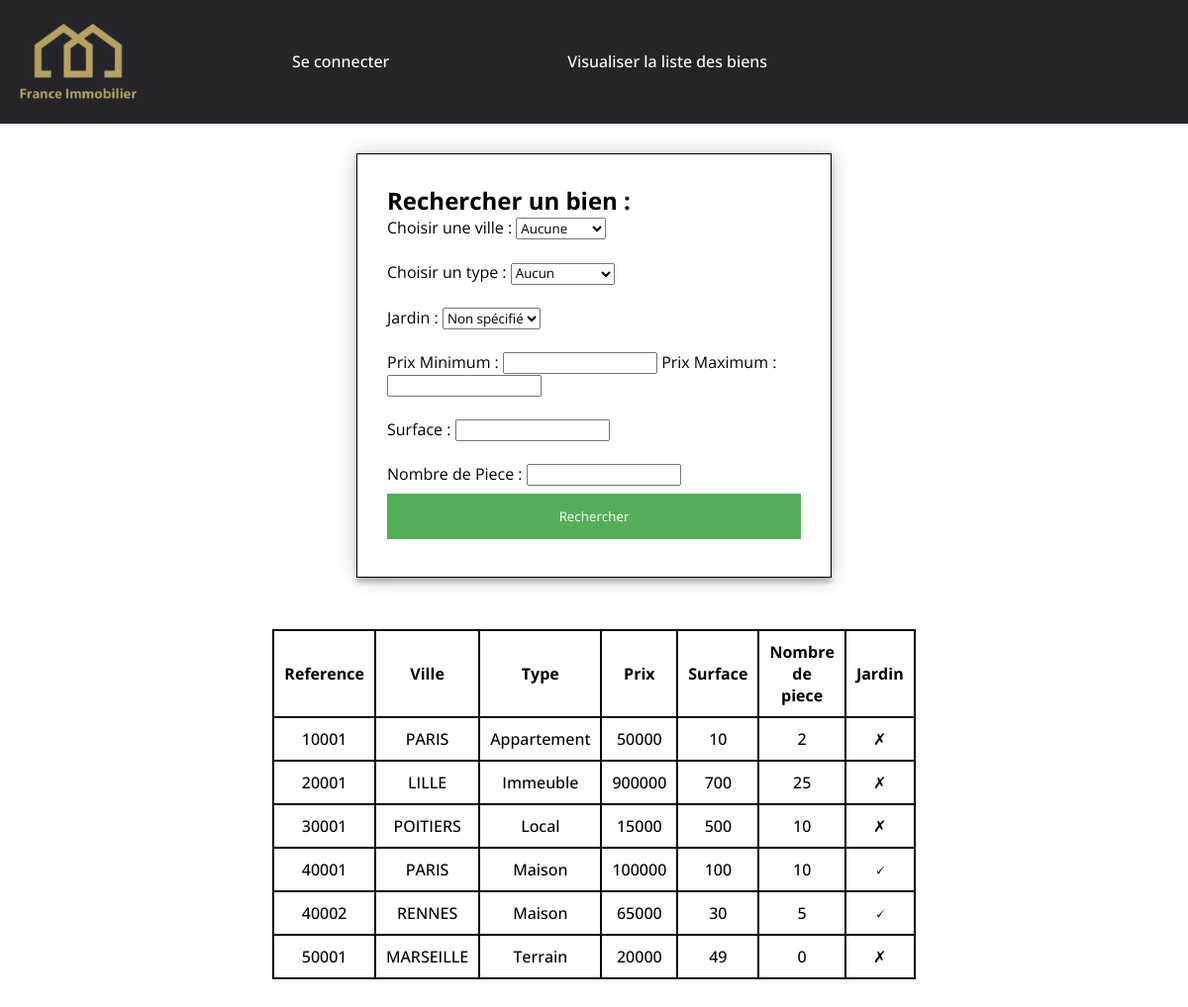
The app's page /vuescontroleurs/listeBiens.php, older data.
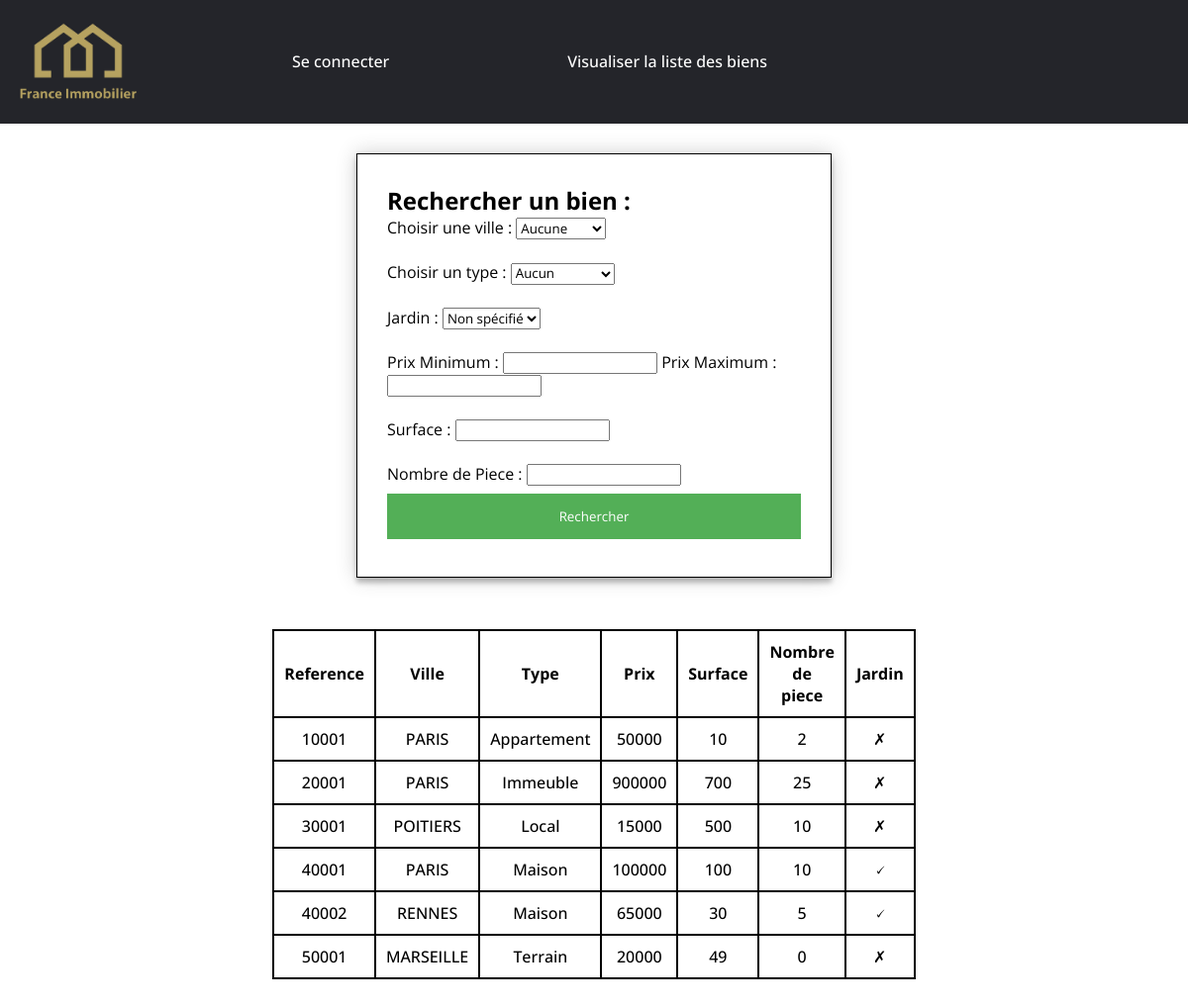
The same page, newer data.
### tables this page shows
CREATE TABLE `biens` (
  `reference` int(10) NOT NULL,
  `ville` varchar(20) NOT NULL,
  `type` varchar(20) NOT NULL,
  `description` varchar(1000) NOT NULL,
  `prix` int(10) NOT NULL,
  `surface` int(10) NOT NULL,
  `nbpiece` int(5) NOT NULL,
  `jardin` tinyint(1) NOT NULL
);

### modeles/mesFonctionsAccesBDD.php (called while the page is built, shortened)
<?php
function getLesBiens($pdo, $ville, $type, $jardin, $prixmin, $prixmax, $surface, $nbpiece) {
    $pdostatement = $pdo->prepare("SELECT * FROM biens WHERE ville LIKE :rechVille AND type LIKE :rechType AND jardin LIKE :rechJardin AND prix BETWEEN :rechPrixmin AND :rechPrixmax AND surface >= :rechSurface AND nbpiece >= :rechPiece");
    $bv1 = $pdostatement->bindValue(':rechVille', $ville, PDO::PARAM_STR);
    $bv2 = $pdostatement->bindValue(':rechType', $type, PDO::PARAM_STR);
    $bv3 = $pdostatement->bindValue(':rechJardin', $jardin, PDO::PARAM_STR);
    $bv4 = $pdostatement->bindValue(':rechPrixmin', $prixmin, PDO::PARAM_INT);
    $bv5 = $pdostatement->bindValue(':rechPrixmax', $prixmax, PDO::PARAM_INT);
    $bv6 = $pdostatement->bindValue(':rechSurface', $surface, PDO::PARAM_INT);
    $bv7 = $pdostatement->bindValue(':rechPiece', $nbpiece, PDO::PARAM_INT);
    $exec = $pdostatement->execute();
    $resultat = $pdostatement->fetchAll();
    return $resultat;
}
function getPrixMax($pdo) {
    $pdostatement = $pdo->prepare("SELECT MAX(prix) FROM biens");
    $exec = $pdostatement->execute();
    $resultat = $pdostatement->fetch();
    $resultatint = intval($resultat[0]);
    return $resultatint;
}
function getPrixMin($pdo) {
    $pdostatement = $pdo->prepare("SELECT MIN(prix) FROM biens");
    $exec = $pdostatement->execute();
    $resultat = $pdostatement->fetch();
    $resultatint = intval($resultat[0]);
    return $resultatint;
}
function getSurfacemin($pdo) {
    $pdostatement = $pdo->prepare("SELECT MIN(surface) FROM biens");
    $exec = $pdostatement->execute();
    $resultat = $pdostatement->fetch();
    $resultatint = intval($resultat[0]);
    return $resultatint;
}
function getNbPiecemin($pdo) {
    $pdostatement = $pdo->prepare("SELECT MIN(nbpiece) FROM biens");
    $exec = $pdostatement->execute();
    $resultat = $pdostatement->fetch();
    $resultatint = intval($resultat[0]);
    return $resultatint;
}

### vuescontroleurs/listeBiens.php (the view, shortened to what this page needs)
<?php
include_once'../inc/entete.inc';
include_once '../modeles/mesFonctionsAccesBDD.php';
$lePdo = connexionBDD();
?>
<div>
    <form id="rechercheBien" method="post" action="<?php echo htmlspecialchars($_SERVER["PHP_SELF"]); ?>">
        <h2>Rechercher un bien :</h2>
        <label for="rechVille">Choisir une ville :</label>
        <select name="rechVille" id="rechVille">
            <option value="%">Aucune</option>
        </select>
        <br>
        <br>
        <label for="rechType">Choisir un type :</label>
        <select name="rechType" id="rechType">
            <option value="%">Aucun</option>
        </select>
        <br>
        <br>
        <label for="rechJardin">Jardin :</label>
        <select name="rechJardin" id="rechJardin">
            <option value="%">Non spécifié</option>
        </select>
        <br>
        <br>
        <label for="rechPrixmin">Prix Minimum :</label>
        <input type="number" name="rechPrixmin" id="rechPrixmin">
        <label for="rechPrixmax">Prix Maximum :</label>
        <input type="number" name="rechPrixmax" id="rechPrixmax">
        <br><br>
        <label for="rechSurface">Surface :</label>
        <input type="number" name="rechSurface" id="rechSurface">
        <br><br>
        <label for="rechPiece">Nombre de Piece :</label>
        <input type="number" name="rechPiece" id="rechPiece">
        <input type="submit" name="rechValid" value="Rechercher" size="20"/>
    </form>
</div>
<br>
<table>
    <tr>
        <th>Reference</th>
        <th>Ville</th>
        <th>Type</th>
        <th>Prix</th>
        <th>Surface</th>
        <th>Nombre de piece</th>
        <th>Jardin</th>
    </tr>
    <?php
    if (isset($_POST['rechVille'])) {
        $ville = htmlspecialchars($_POST['rechVille']);
        $type = htmlspecialchars($_POST['rechType']);
        $jardin = htmlspecialchars($_POST['rechJardin']);
        $prixmin = htmlspecialchars($_POST['rechPrixmin']);
        $prixmax = htmlspecialchars($_POST['rechPrixmax']);
        $surface = htmlspecialchars($_POST['rechSurface']);
        $nbpiece = htmlspecialchars($_POST['rechPiece']);
        if ($_POST['rechPrixmin'] == null) {
            $prixmin = getPrixMin($lePdo);
        }
        if ($_POST['rechPrixmax'] == null) {
            $prixmax = getPrixMax($lePdo);
        }
        if ($_POST['rechSurface'] == null) {
            $surface = getSurfacemin($lePdo);
        }
        if ($_POST['rechPiece'] == null) {
            $nbpiece = getNbPiecemin($lePdo);
        }
        $lesBiens = getLesBiens($lePdo, $ville, $type, $jardin, $prixmin, $prixmax, $surface, $nbpiece);
    } else {
        $lesBiens = getLesBiens($lePdo, '%', '%', '%', getPrixMin($lePdo), getPrixMax($lePdo), getSurfacemin($lePdo), getNbPiecemin($lePdo));
    }
    foreach ($lesBiens as $unBien) {
        $info = '<tr> <td>' . '<a href=' . 'descriptionbien.php?reference=' . $unBien['reference'] . '>' . $unBien['reference'] . '</a></td>'
                . '<td>' . '<a href=' . 'descriptionbien.php?reference=' . $unBien['reference'] . '>' . $unBien['ville'] . '</a></td>'
                . '<td>' . '<a href=' . 'descriptionbien.php?reference=' . $unBien['reference'] . '>' . $unBien['type'] . '</a></td>'
                . '<td>' . '<a href=' . 'descriptionbien.php?reference=' . $unBien['reference'] . '>' . $unBien['prix'] . '</a></td>'
                . '<td>' . '<a href=' . 'descriptionbien.php?reference=' . $unBien['reference'] . '>' . $unBien['surface'] . '</a></td>'
                . '<td>' . '<a href=' . 'descriptionbien.php?reference=' . $unBien['reference'] . '>' . $unBien['nbpiece'] . '</a></td>'
                . '<td>' . '<a href=' . 'descriptionbien.php?reference=' . $unBien['reference'] . '>';
        if ($unBien['jardin'] === '1') {
            $info = $info . '🗸' . '</a></tr> ';
        } else {
            $info = $info . '✗' . ' </a></tr>';
        }
        echo $info;
    }
    ?>
</table>
<br>
<br>
</body>
</html>

### inc/entete.inc (shortened to what this page needs)
<!DOCTYPE html>
<html lang="fr">
    <link rel="stylesheet" href="../css/cssimmo.css">
    <body>
        <header>
            <a href="../index.php">
                <img src="../images/logo_dark_transpa.png" class="img-header" alt="logo">
            </a>
            <?php
            if (isset($_SESSION['username'])) {
                ?>
                <a href="menu.php" aria-current="page"  class="link-header">Menu</a>
                <?php
            } else {
                ?>
                <a href="formConnexion.php" aria-current="page"  class="link-header">Se connecter</a>
            <?php } ?>
            <a href="listeBiens.php" aria-current="page" class="link-header">Visualiser la liste des biens</a>
        </header>

### css/cssimmo.css (style rules this page uses)
* { box-sizing: border-box; margin: 0; padding: 0; font-family:'Open Sans', sans-serif; }
body { background-image: url(https://s1.1zoom.me/b5353/208/Houses_Villa_Design_Pools_537090_2560x1440.jpg); }
li, a ,button { font-family:'Open Sans', sans-serif; font-weight: 500; font-size: 16px; color: black; text-decoration: none; }
form { width:100%; padding: 30px; border: 1px solid #f1f1f1; background: #fff; box-shadow: 0 0 20px 0 rgba(0, 0, 0, 0.2), 0 5px 5px 0 rgba(0, 0, 0, 0.24); }
input[type=submit] { background-color: #53af57; color: white; padding: 14px 20px; margin: 8px 0; border: none; cursor: pointer; width: 100%; }
#rechercheBien { border: 1px solid black; background-color: white; margin-right: auto; margin-left: auto; border-collapse: collapse; margin-top: 30px; width: 40%; }
table { border: 1px solid black; background-color: white; margin-right: auto; margin-left: auto; border-collapse: collapse; margin-top: 30px; width: 50%; }
th, td, tr { text-align: center; padding: 10px; border: 2px solid black; }
header { background-color: #24252a; display: flex; align-items: center; }
.img-header { margin-left: 20px; margin-right: 20%; width: 40%; height: auto; margin-top: 20px; margin-bottom: 20px; }
.link-header { color: white; margin-right: 15%; }

Row changes from the older to the newer data that the page shows:
changed biens "Immeuble": ville "LILLE" → "PARIS"
